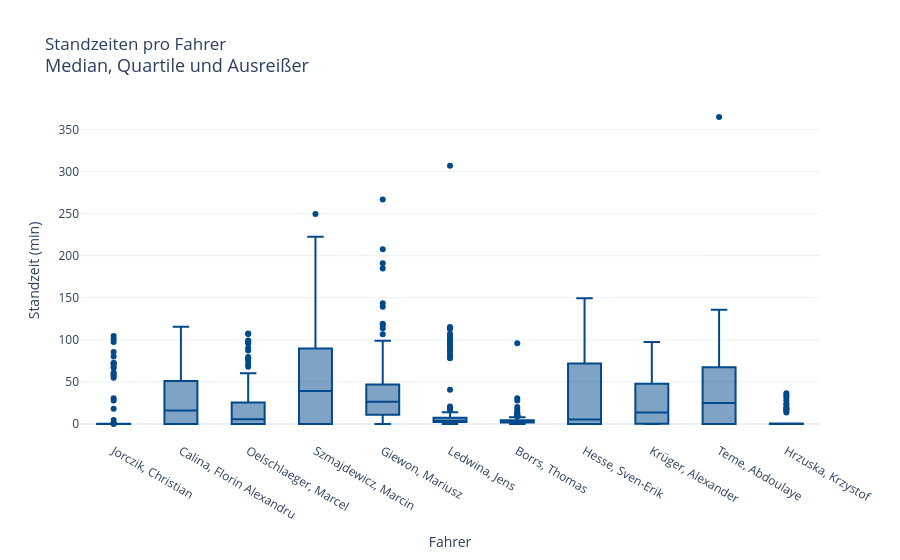

The notebook cell saved with this chart:
### Code cell
import plotly.io as pio
import plotly.graph_objects as go
import plotly.express as px
import json
pio.templates.default = "plotly_white"
df_plot = df_merged2[df_merged2['Standzeit_min'] >= 0].copy()

#Boxplot

fig_box = px.box(
    df_plot,
    x='Fahrername',
    y='Standzeit_min',
    title='Standzeiten pro Fahrer<br><span style="font-size:18px;font-weight:normal;">Median, Quartile und Ausreißer</span>',
    color_discrete_sequence=['#00498b']  
)
fig_box.update_xaxes(title_text='Fahrer')
fig_box.update_yaxes(title_text='Standzeit (min)')
fig_box.show()

### Figure 1 — Plotly figure (JSON) as saved in the notebook; plotly's stock layout.template omitted (floating-point values rounded to 4 significant figures; data arrays with more than 128 entries replaced by an {"elided": "..."} marker saying what was removed)
{"data": [{"alignmentgroup": "True", "hovertemplate": "Fahrername=%{x}<br>Standzeit_min=%{y}<extra></extra>", "legendgroup": "", "marker": {"color": "#00498b"}, "name": "", "notched": false, "offsetgroup": "", "orientation": "v", "showlegend": false, "type": "box", "x": {"elided": "1001 str values"}, "x0": " ", "xaxis": "x", "y": {"elided": "1001 float values"}, "y0": " ", "yaxis": "y"}], "layout": {"boxmode": "group", "legend": {"tracegroupgap": 0}, "title": {"text": "Standzeiten pro Fahrer<br><span style=\"font-size:18px;font-weight:normal;\">Median, Quartile und Ausreißer</span>"}, "xaxis": {"anchor": "y", "domain": [0, 1], "title": {"text": "Fahrer"}}, "yaxis": {"anchor": "x", "domain": [0, 1], "title": {"text": "Standzeit (min)"}}}}
